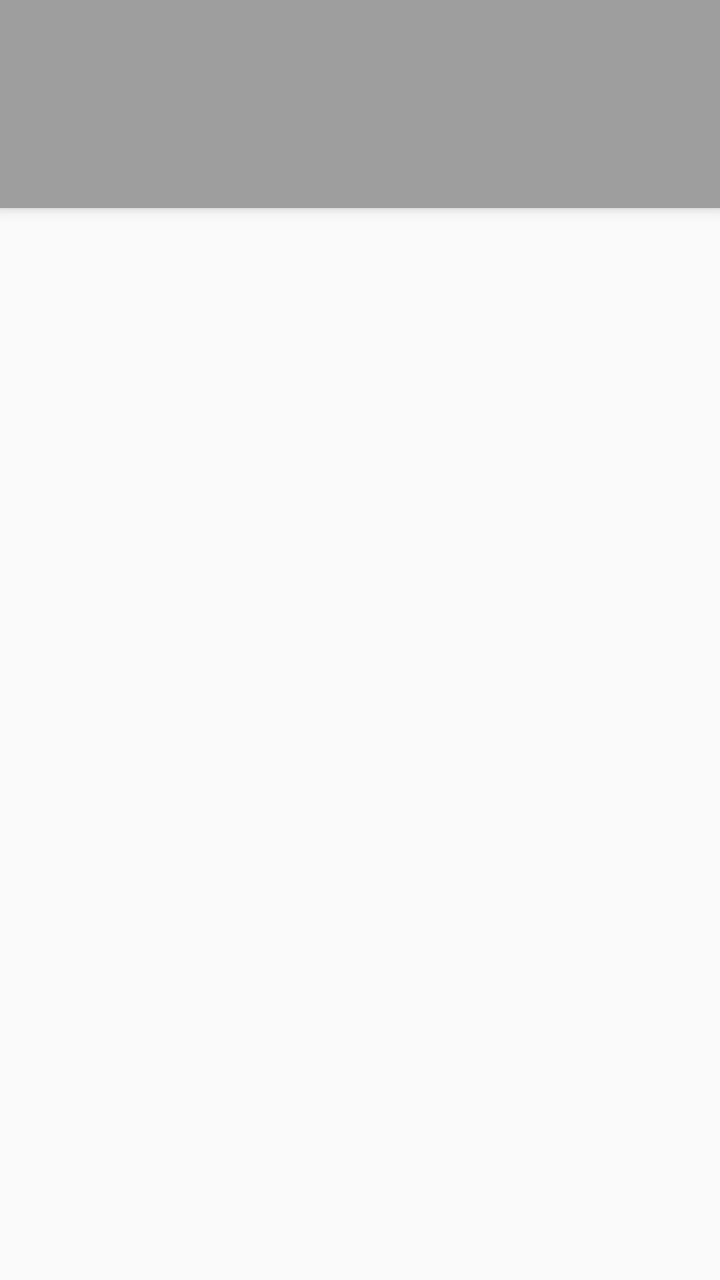
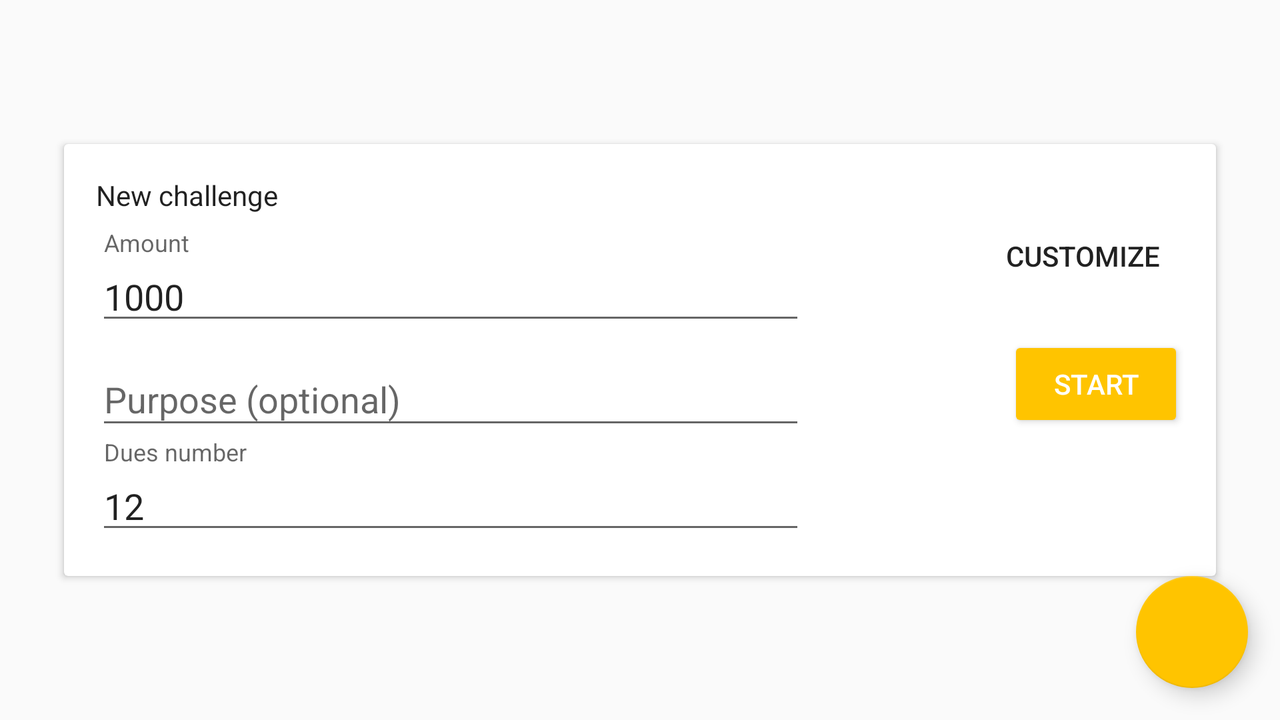

The same Android screen from two of the app's own layout files: first res/layout/ as a phone draws it, then the repository's variant for another configuration, drawn on a device whose configuration selects that folder. Both files follow.
<!-- AndroidManifest.xml: application theme AppTheme -->
<!-- res/layout/activity_main.xml -->
<?xml version="1.0" encoding="utf-8"?>
<android.support.design.widget.CoordinatorLayout xmlns:android="http://schemas.android.com/apk/res/android"
    xmlns:tools="http://schemas.android.com/tools"
    xmlns:app="http://schemas.android.com/apk/res-auto"
    android:id="@+id/activity_main"
    android:layout_width="match_parent"
    android:layout_height="match_parent"
    tools:context="pl.dweb.msc.sh.mazurkiewicz.msc.MainActivity">

    <android.support.design.widget.AppBarLayout
        android:id="@+id/app_bar"
        android:layout_width="match_parent"
        android:layout_height="wrap_content"
        android:fitsSystemWindows="true">


            <android.support.v7.widget.Toolbar
                android:id="@+id/toolbar"
                app:titleTextColor="@android:color/white"
                android:layout_width="match_parent"
                android:layout_height="?attr/actionBarSize"
                app:theme="@style/ToolbarStyle"/>

            <android.support.design.widget.TabLayout
                android:id="@+id/tab_layout"
                android:layout_width="match_parent"
                android:layout_height="wrap_content"
                app:tabTextColor="@android:color/white"
                app:tabSelectedTextColor="@color/colorAccent"
                android:background="@color/colorPrimary"
                android:layout_gravity="bottom" />


    </android.support.design.widget.AppBarLayout>

    <android.support.v4.view.ViewPager
        android:id="@+id/pager_view"
        android:layout_width="wrap_content"
        android:layout_height="match_parent"
        app:layout_behavior="@string/appbar_scrolling_view_behavior">

    </android.support.v4.view.ViewPager>

</android.support.design.widget.CoordinatorLayout>
<!-- resources referenced by this layout -->
<resources>
  <color name="colorAccent">#ffc400</color>
  <color name="colorPrimary">#9e9e9e</color>
  <style name="ToolbarStyle" parent="ThemeOverlay.AppCompat.ActionBar">
          <item name="colorControlNormal">@android:color/white</item>
          <item name="android:textColorPrimary">@android:color/white</item>
          <item name="android:background">@color/colorPrimary</item>
      </style>
  <style name="AppTheme" parent="Theme.AppCompat.Light.NoActionBar">
          
          <item name="colorPrimary">@color/colorPrimary</item>
          <item name="colorPrimaryDark">@color/colorPrimaryDark</item>
          <item name="colorAccent">@color/colorAccent</item>
      </style>
  <color name="colorPrimaryDark">#757575</color>
</resources>
<!-- res/layout-land/activity_main.xml (the repository's variant of the layout above) -->
<!-- drawn on the phone turned sideways -->
<?xml version="1.0" encoding="utf-8"?>
<android.support.design.widget.CoordinatorLayout xmlns:android="http://schemas.android.com/apk/res/android"
    xmlns:tools="http://schemas.android.com/tools"
    xmlns:app="http://schemas.android.com/apk/res-auto"
    android:id="@+id/activity_main"
    android:layout_width="match_parent"
    android:layout_height="match_parent"

    tools:context="pl.dweb.moneysavingchallenge.MainActivity">



    <android.support.v7.widget.CardView
        android:id="@+id/card_view"
        android:layout_width="match_parent"
        android:layout_height="wrap_content"
        android:layout_gravity="center"
        android:layout_margin="32dp"
        app:cardCornerRadius="@dimen/cardview_default_radius">

        <LinearLayout
            android:id="@+id/linear_new_challenge"
            android:layout_width="match_parent"
            android:layout_height="wrap_content"
            android:orientation="horizontal"
            android:padding="16dp"
            android:weightSum="1">

            <LinearLayout
                android:layout_width="wrap_content"
                android:layout_height="wrap_content"
                android:orientation="vertical"
                android:layout_weight="0.75">
            <TextView
                android:text="@string/label_new_challenge"
                android:layout_width="match_parent"
                android:layout_height="wrap_content"
                android:id="@+id/label_new_challenge"
                android:textAppearance="@style/TextAppearance.AppCompat.Title"
                android:fontFamily="sans-serif"
                android:paddingBottom="8dp"
                android:textSize="14sp" />

            <android.support.design.widget.TextInputLayout
                android:layout_height="wrap_content"
                android:layout_width="match_parent"
                android:hint="@string/hint_amount_new_challenge"
                android:id="@+id/til_amount">

                <android.support.design.widget.TextInputEditText
                    android:id="@+id/amount"
                    android:text="@string/default_amount_new_challenge"
                    android:layout_width="match_parent"
                    android:layout_height="wrap_content"
                    android:inputType="number" />

            </android.support.design.widget.TextInputLayout>

                <android.support.design.widget.TextInputLayout
                    android:layout_height="wrap_content"
                    android:layout_width="match_parent"
                    android:hint="@string/hint_target_new_challenge"
                    android:id="@+id/til_target">

                    <android.support.design.widget.TextInputEditText
                        android:id="@+id/target"
                        android:layout_width="match_parent"
                        android:layout_height="wrap_content" />

                </android.support.design.widget.TextInputLayout>


                <android.support.design.widget.TextInputLayout
                android:layout_height="wrap_content"
                android:layout_width="match_parent"
                android:hint="@string/hint_weeks_new_challenge"
                android:id="@+id/til_weeks">

                <android.support.design.widget.TextInputEditText
                    android:id="@+id/weeks"
                    android:text="@string/default_weeks_new_challenge"
                    android:inputType="number"
                    android:layout_width="match_parent"
                    android:layout_height="wrap_content"/>
            </android.support.design.widget.TextInputLayout>
            </LinearLayout>

            <LinearLayout
                android:layout_width="wrap_content"
                android:layout_height="wrap_content"
                android:orientation="vertical"
                android:layout_gravity="center_horizontal"
                android:layout_weight="0.25">
                <Button
                    android:id="@+id/advanced_btn"
                    style="@style/Widget.AppCompat.Button.Borderless"
                    android:layout_width="wrap_content"
                    android:layout_height="wrap_content"
                    android:layout_gravity="right"
                    android:layout_marginTop="16dp"
                    android:text="@string/button_advanced_settings_new_challenge" />

                <Button
                    android:id="@+id/apply_btn"
                    style="@style/Widget.AppCompat.Button.Colored"
                    android:layout_width="wrap_content"
                    android:layout_height="wrap_content"
                    android:layout_gravity="right"
                    android:layout_marginTop="16dp"
                    android:text="@string/button_apply_new_challenge" />
            </LinearLayout>

        </LinearLayout>

    </android.support.v7.widget.CardView>

    <android.support.design.widget.FloatingActionButton
        android:layout_height="wrap_content"
        android:layout_width="wrap_content"
        android:layout_gravity="bottom|end"
        android:id="@+id/fab"
        android:src="@drawable/ic_help_black_24dp"
        android:layout_margin="16dp" />

</android.support.design.widget.CoordinatorLayout>
<!-- resources referenced by the variant -->
<!-- as the phone turned sideways resolves them -->
<resources>
  <string name="button_advanced_settings_new_challenge">Customize</string>
  <string name="button_apply_new_challenge">Start</string>
  <string name="default_amount_new_challenge">1000</string>
  <string name="default_weeks_new_challenge">12</string>
  <string name="hint_amount_new_challenge">Amount</string>
  <string name="hint_target_new_challenge">Purpose (optional)</string>
  <string name="hint_weeks_new_challenge">Dues number</string>
  <string name="label_new_challenge">New challenge</string>
  <style name="AppTheme" parent="Theme.AppCompat.Light.NoActionBar">
          
          <item name="colorPrimary">@color/colorPrimary</item>
          <item name="colorPrimaryDark">@color/colorPrimaryDark</item>
          <item name="colorAccent">@color/colorAccent</item>
      </style>
  <color name="colorPrimary">#9e9e9e</color>
  <color name="colorPrimaryDark">#757575</color>
  <color name="colorAccent">#ffc400</color>
</resources>
